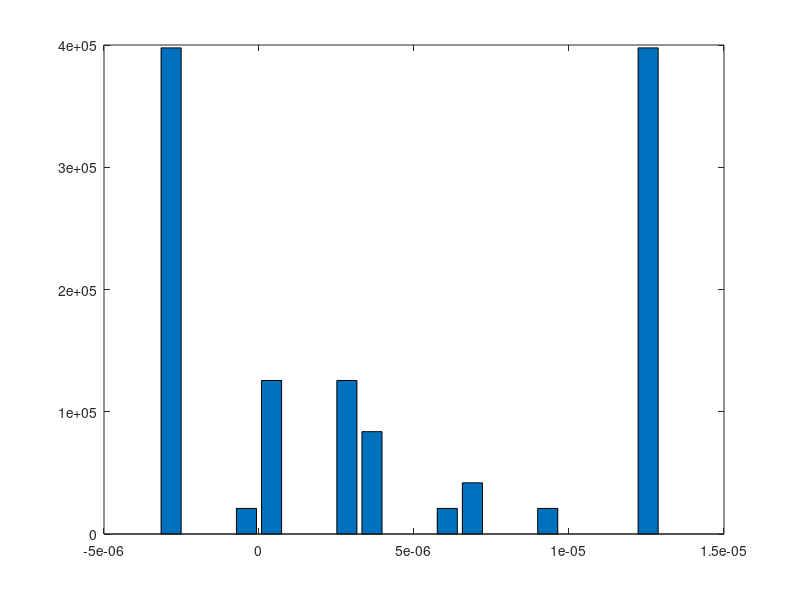

This figure's MATLAB source: (Note: this script raises an error after producing the figure.)
%% -----------------------------------------------------
%  Filtering and Identification assignment 1
%  -----------------------------------------------------
%
%    Feres Hassan (4362152) 
%       & Emile-Bernard Legrand (4446100)
%
%    December 10, 2020
% -----------------------------------------------------
clear; clc; close all

%% Plot settings

%% Assignment 1
load('calibration.mat')

% Alternatively, without loops

% Question 1a: Error per microphone
y_calib = y; % This will be overwritten later by new data
TOA_true = mean(y_calib, 2);
mic_error = y_calib - TOA_true;

% Question 1b: Microphone bias
mic_bias = mean(mic_error);

% Question 1c: Microphone variance
mic_variance = var(mic_error - mic_bias);

% Question 1d: Visualization with histogram
[N, l] = hist(mic_error(:,1),20);
Wb = l(2)-l(1); % Bin width
Ny = length(mic_error(:,1)); % Nr of samples
fig1 = bar(l, N/(Ny*Wb));

% figure
% hist_microphone = 1;
% histogram(mic_error(:,hist_microphone), 100, 'Normalization', 'pdf');
% title(sprintf('Error of microphone %d', hist_microphone))

% figure
% bar(mic_bias)

%% Assignment 2: Nonlinear least-squares
load('experiment.mat')

% Question 2a
y_exp = y;
N_exp = size(y_exp, 1);
y_bias_correct = y_exp - repmat(mic_bias, N_exp, 1);

theta_hat = nan(3,N_exp+1);
diagP = nan(3, N_exp);
theta_hat(:,1) = [0.1 0.6 0]';

% Question 2b
for k = 2:(N_exp+1)
    [theta_hat(:,k), diagP(:,k-1), F] = nls(y_bias_correct(k-1,:)', ...
        sqrt(mic_variance), ...
        theta_hat(:,k-1), ...
        100, mic_locations);
end
theta_hat(:,1) = []; % Remove the initial guess to obtain the correct length

% Question 2c: Visualize the results
figure
fig2 = plotresults(theta_hat(1:2,:), diagP(1:2,:)', mic_locations');

%% Assignment 3: Kalman filtering using "position measurements"
A = eye(2);
C = eye(2);
Q3 = eye(2)*2e-7;

kf_pos = nan(2, N_exp+1);
kf_P = nan(2, 2, N_exp+1);

kf_pos(:,1) = [0.1 0.6]';
kf_P(:,:,1) = eye(2);

for k = 2:(N_exp+1)
    K = A*kf_P(:,:,k-1)*C'/(C*kf_P(:,:,k-1)*C' + diag(diagP(1:2,k-1))*0.5);
    kf_pos(:,k) = (A - K*C)*kf_pos(:,k-1) + K*theta_hat(1:2,k-1);
    kf_P(:,:,k) = A*kf_P(:,:,k-1)*A' + Q3 - K*C*kf_P(:,:,k-1)*A';
end

figure
kf_pos(:,1) = [];
kf_P(:,:,1) = [];
fig4 = plotresults(kf_pos, dimdiag(kf_P, 3)', mic_locations');

%% Assignment 4: Extended Kalman filter using TOA measurements
% States = [x, y, tau]
F = eye(3);
delta_tau = mean(diff(TOA_true));
var_tau = var(diff(TOA_true));
Q4 = blkdiag(eye(2)*3e-7, var_tau);
R4 = 1.8*diag(mic_variance);

% State 'dynamics'
f_ext = @(x) [x(1), x(2), x(3) + delta_tau]';
% f_ext_2 = @(xp, xpp) [xp + (xp - xpp); ...
%                       xp(3) + delta_tau]; % Cool idea, but the state must
%                       be extended to do this

% Measurement model (same as f from Assignment 2)
h_ext = @(x) f(x, mic_locations); % For readability

ekf_x = nan(3, N_exp+1);
ekf_P = nan(3, 3, N_exp+1);

ekf_x(:,1) = [0.1 0.6 0]';
ekf_P(:,:,1) = eye(3);

for k = 2:(N_exp+1)
    % Time update
    ekf_x(:,k) = f_ext(ekf_x(:,k-1));
    ekf_P(:,:,k) = F*ekf_P(:,:,k-1)*F' + Q4;
    
    % Measurement update
    H = Jacobian(ekf_x(:,k), mic_locations);
    K = ekf_P(:,:,k)*H'/(H*ekf_P(:,:,k)*H' + R4);
    ekf_x(:,k) = ekf_x(:,k) + K*(y_bias_correct(k-1,:)' - h_ext(ekf_x(:,k)));
    ekf_P(:,:,k) = ekf_P(:,:,k) ...
               - ekf_P(:,:,k)*H'*((H*ekf_P(:,:,k)*H' + R4)\H*ekf_P(:,:,k));
end

figure
ekf_x(:,1) = [];
ekf_P(:,:,1) = [];
fig5 = plotresults(ekf_x(1:2,:), ...
                         dimdiag(ekf_P(1:2,1:2,:), 3)', mic_locations');

%% Functions
function [theta, diagP, F] = nls(yk, stds, th_hat0, maxiter, mic_locations)
    % NLS algorithm
    converged = false;
    max_iter_reached = false;

    theta = th_hat0;
    count = 1;

    L = diag(stds);
    W = inv(L*L');  % Assume uncorrelated errors

    while ~converged && ~max_iter_reached
        % Solve a linear least-squares model
        F = Jacobian(theta, mic_locations);
        yhat = f(theta, mic_locations);
        
        % Unweighted solution
%         d_theta = F\(yk - yhat);

        % Weighted LSQ solution (BLUE)
        d_theta = (F'*W*F)\F'*W*(yk - yhat);

        % Check convergence
        if norm(d_theta) < 1e-6
            converged = true;
        elseif count > maxiter
            max_iter_reached = true;
%             warning('Max iterations reached')
%             disp(theta)
        end
        
        count = count + 1;
        theta = theta + d_theta;
    end
    
    % Variance of the BLUE
    P = inv(F'*W*F);
    diagP = diag(P);
end

function dF = Jacobian(theta, mic_locations)
    c = 343; % speed of sound in [m/s]

    norm_dist = vecnorm([theta(1) theta(2)] - mic_locations, 2, 2);

    dF = [(theta(1) - mic_locations(:,1))./norm_dist/c, ...
        (theta(2) - mic_locations(:,2))./norm_dist/c, ...
        ones(size(mic_locations, 1), 1)];
end

function ftheta = f(theta, mic_locations)
    c = 343; % speed of sound in [m/s]

    % Normalize for cm (????)
    ftheta = (theta(3) ...
        + vecnorm([theta(1) theta(2)] - mic_locations, 2, 2)/c);
    % Slightly verbose notation to avoid issues with theta being a column
    % vector
end

function res = dimdiag(A, dim)
    A_size = size(A);
    N = A_size(dim); A_size(dim) = [];
    res = nan(A_size(1));
    A = shiftdim(A, dim);
        
    for i = 1:N
        res(:,i) = diag(squeeze(A(:,:,i)));
    end
end